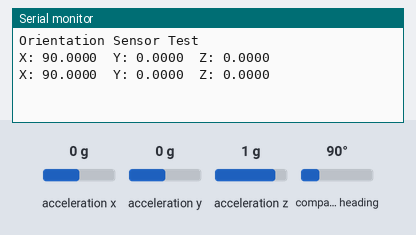
Simulated run of this sketch. Board: Arduino Uno, built with avr-gcc and run on an emulated ATmega328P. Shown: the last lines printed to the serial monitor. Inputs (shaded band) come from the test bench; at power-on: acceleration x 0 g, acceleration y 0 g, acceleration z 1 g, compass heading 90°.

Above: at 11.2 s.
11.3 s: acceleration x set to -1.4 g
At 12.6 s:
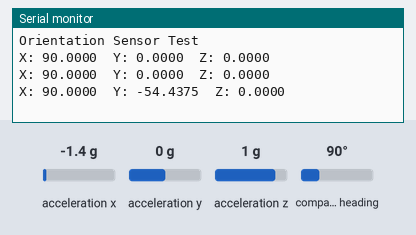
12.8 s: acceleration y set to -1.4 g
At 13.8 s:
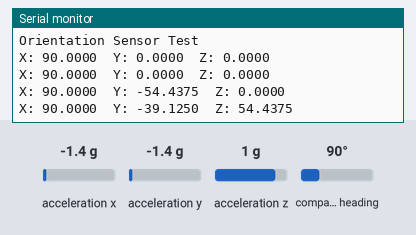
14.3 s: acceleration z set to -1.4 g
At 15.6 s:
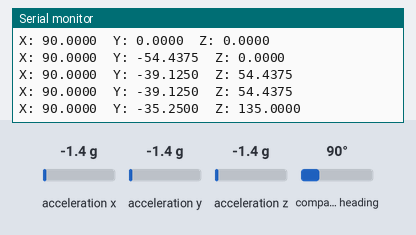
15.8 s: compass heading set to 7°
At 16.8 s:
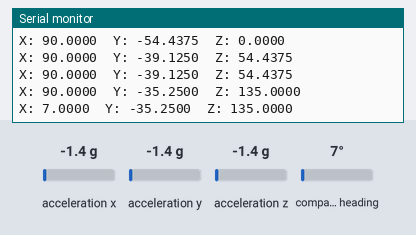
Timing chart, 0 to 18.3 s (numbered marks = the images above; inputs shaded):
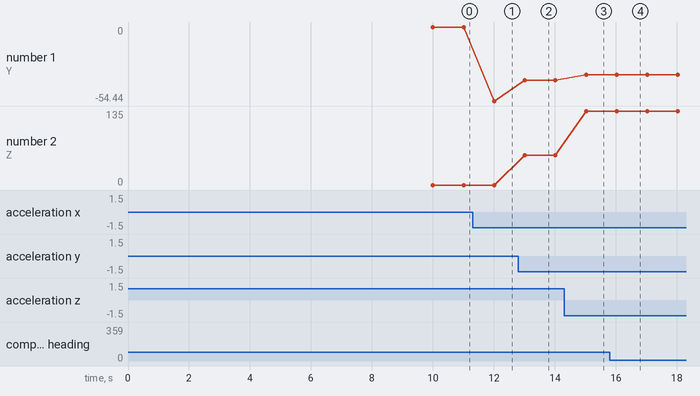

The sketch:

IMU_test_sketch.ino
```cpp
#include <Wire.h>
#include <Adafruit_Sensor.h>
#include <Adafruit_BNO055.h>
#include <utility/imumaths.h>

Adafruit_BNO055 bno = Adafruit_BNO055(55);

void setup(void)
{
  Serial.begin(9600);
  Serial.println("Orientation Sensor Test"); Serial.println("");

  /* Initialise the sensor */
  if(!bno.begin())
  {
    /* There was a problem detecting the BNO055 ..#include <Adafruit_Sensor.h>. check your  connections */
    Serial.print("Ooops, no BNO055 detected ... Check your wiring or I2C ADDR!");
    while(1);
  }

  delay(10000);

  bno.setExtCrystalUse(true);
}

void loop(void)
{
  /* Get a new sensor event */
  sensors_event_t event;
  bno.getEvent(&event);

  /* Display the floating point data */
  Serial.print("X: ");
  Serial.print(event.orientation.x, 4);
  Serial.print("\tY: ");
  Serial.print(event.orientation.y, 4);
  Serial.print("\tZ: ");
  Serial.print(event.orientation.z, 4);
  Serial.println("");

  delay(1000);
}
```

imumaths.h
```cpp
// (licence header left out)
#ifndef IMUMATH_H
#define IMUMATH_H


#include "vector.h"
#include "matrix.h"
#include "quaternion.h"


#endif
```

matrix.h
```cpp
// (licence header left out)
#ifndef IMUMATH_MATRIX_HPP
#define IMUMATH_MATRIX_HPP

#include <string.h>
#include <stdint.h>

#include "vector.h"

namespace imu
{


template <uint8_t N> class Matrix
{
public:
    Matrix()
    {
        memset(_cell_data, 0, N*N*sizeof(double));
    }

    Matrix(const Matrix &m)
    {
        for (int ij = 0; ij < N*N; ++ij)
        {
            _cell_data[ij] = m._cell_data[ij];
        }
    }

    ~Matrix()
    {
    }

    Matrix& operator=(const Matrix& m)
    {
        for (int ij = 0; ij < N*N; ++ij)
        {
            _cell_data[ij] = m._cell_data[ij];
        }
        return *this;
    }

    Vector<N> row_to_vector(int i) const
    {
        Vector<N> ret;
        for (int j = 0; j < N; j++)
        {
            ret[j] = cell(i, j);
        }
        return ret;
    }

    Vector<N> col_to_vector(int j) const
    {
        Vector<N> ret;
        for (int i = 0; i < N; i++)
        {
            ret[i] = cell(i, j);
        }
        return ret;
    }

    void vector_to_row(const Vector<N>& v, int i)
    {
        for (int j = 0; j < N; j++)
        {
            cell(i, j) = v[j];
        }
    }

    void vector_to_col(const Vector<N>& v, int j)
    {
        for (int i = 0; i < N; i++)
        {
            cell(i, j) = v[i];
        }
    }

    double operator()(int i, int j) const
    {
        return cell(i, j);
    }
    double& operator()(int i, int j)
    {
        return cell(i, j);
    }

    double cell(int i, int j) const
    {
        return _cell_data[i*N+j];
    }
    double& cell(int i, int j)
    {
        return _cell_data[i*N+j];
    }


    Matrix operator+(const Matrix& m) const
    {
        Matrix ret;
        for (int ij = 0; ij < N*N; ++ij)
        {
            ret._cell_data[ij] = _cell_data[ij] + m._cell_data[ij];
        }
        return ret;
    }

    Matrix operator-(const Matrix& m) const
    {
        Matrix ret;
        for (int ij = 0; ij < N*N; ++ij)
        {
            ret._cell_data[ij] = _cell_data[ij] - m._cell_data[ij];
        }
        return ret;
    }

    Matrix operator*(double scalar) const
    {
        Matrix ret;
        for (int ij = 0; ij < N*N; ++ij)
        {
            ret._cell_data[ij] = _cell_data[ij] * scalar;
        }
        return ret;
    }

    Matrix operator*(const Matrix& m) const
    {
        Matrix ret;
        for (int i = 0; i < N; i++)
        {
            Vector<N> row = row_to_vector(i);
            for (int j = 0; j < N; j++)
            {
                ret(i, j) = row.dot(m.col_to_vector(j));
            }
        }
        return ret;
    }

    Matrix transpose() const
    {
        Matrix ret;
        for (int i = 0; i < N; i++)
        {
            for (int j = 0; j < N; j++)
            {
                ret(j, i) = cell(i, j);
            }
        }
        return ret;
    }

    Matrix<N-1> minor_matrix(int row, int col) const
    {
        Matrix<N-1> ret;
        for (int i = 0, im = 0; i < N; i++)
        {
            if (i == row)
                continue;

            for (int j = 0, jm = 0; j < N; j++)
            {
                if (j != col)
                {
                    ret(im, jm++) = cell(i, j);
                }
            }
            im++;
        }
        return ret;
    }

    double determinant() const
    {
        // specialization for N == 1 given below this class
        double det = 0.0, sign = 1.0;
        for (int i = 0; i < N; ++i, sign = -sign)
            det += sign * cell(0, i) * minor_matrix(0, i).determinant();
        return det;
    }

    Matrix invert() const
    {
        Matrix ret;
        double det = determinant();

        for (int i = 0; i < N; i++)
        {
            for (int j = 0; j < N; j++)
            {
                ret(i, j) = minor_matrix(j, i).determinant() / det;
                if ((i+j)%2 == 1)
                    ret(i, j) = -ret(i, j);
            }
        }
        return ret;
    }

    double trace() const
    {
        double tr = 0.0;
        for (int i = 0; i < N; ++i)
            tr += cell(i, i);
        return tr;
    }

private:
    double _cell_data[N*N];
};


template<>
inline double Matrix<1>::determinant() const
{
    return cell(0, 0);
}

};

#endif
```

quaternion.h
```cpp
// (licence header left out)
#ifndef IMUMATH_QUATERNION_HPP
#define IMUMATH_QUATERNION_HPP

#include <stdlib.h>
#include <string.h>
#include <stdint.h>
#include <math.h>

#include "matrix.h"


namespace imu
{

class Quaternion
{
public:
    Quaternion(): _w(1.0), _x(0.0), _y(0.0), _z(0.0) {}

    Quaternion(double w, double x, double y, double z):
        _w(w), _x(x), _y(y), _z(z) {}

    Quaternion(double w, Vector<3> vec):
        _w(w), _x(vec.x()), _y(vec.y()), _z(vec.z()) {}

    double& w()
    {
        return _w;
    }
    double& x()
    {
        return _x;
    }
    double& y()
    {
        return _y;
    }
    double& z()
    {
        return _z;
    }

    double w() const
    {
        return _w;
    }
    double x() const
    {
        return _x;
    }
    double y() const
    {
        return _y;
    }
    double z() const
    {
        return _z;
    }

    double magnitude() const
    {
        return sqrt(_w*_w + _x*_x + _y*_y + _z*_z);
    }

    void normalize()
    {
        double mag = magnitude();
        *this = this->scale(1/mag);
    }

    Quaternion conjugate() const
    {
        return Quaternion(_w, -_x, -_y, -_z);
    }

    void fromAxisAngle(const Vector<3>& axis, double theta)
    {
        _w = cos(theta/2);
        //only need to calculate sine of half theta once
        double sht = sin(theta/2);
        _x = axis.x() * sht;
        _y = axis.y() * sht;
        _z = axis.z() * sht;
    }

    void fromMatrix(const Matrix<3>& m)
    {
        double tr = m.trace();

        double S;
        if (tr > 0)
        {
            S = sqrt(tr+1.0) * 2;
            _w = 0.25 * S;
            _x = (m(2, 1) - m(1, 2)) / S;
            _y = (m(0, 2) - m(2, 0)) / S;
            _z = (m(1, 0) - m(0, 1)) / S;
        }
        else if (m(0, 0) > m(1, 1) && m(0, 0) > m(2, 2))
        {
            S = sqrt(1.0 + m(0, 0) - m(1, 1) - m(2, 2)) * 2;
            _w = (m(2, 1) - m(1, 2)) / S;
            _x = 0.25 * S;
            _y = (m(0, 1) + m(1, 0)) / S;
            _z = (m(0, 2) + m(2, 0)) / S;
        }
        else if (m(1, 1) > m(2, 2))
        {
            S = sqrt(1.0 + m(1, 1) - m(0, 0) - m(2, 2)) * 2;
            _w = (m(0, 2) - m(2, 0)) / S;
            _x = (m(0, 1) + m(1, 0)) / S;
            _y = 0.25 * S;
            _z = (m(1, 2) + m(2, 1)) / S;
        }
        else
        {
            S = sqrt(1.0 + m(2, 2) - m(0, 0) - m(1, 1)) * 2;
            _w = (m(1, 0) - m(0, 1)) / S;
            _x = (m(0, 2) + m(2, 0)) / S;
            _y = (m(1, 2) + m(2, 1)) / S;
            _z = 0.25 * S;
        }
    }

    void toAxisAngle(Vector<3>& axis, double& angle) const
    {
        double sqw = sqrt(1-_w*_w);
        if (sqw == 0) //it's a singularity and divide by zero, avoid
            return;

        angle = 2 * acos(_w);
        axis.x() = _x / sqw;
        axis.y() = _y / sqw;
        axis.z() = _z / sqw;
    }

    Matrix<3> toMatrix() const
    {
        Matrix<3> ret;
        ret.cell(0, 0) = 1 - 2*_y*_y - 2*_z*_z;
        ret.cell(0, 1) = 2*_x*_y - 2*_w*_z;
        ret.cell(0, 2) = 2*_x*_z + 2*_w*_y;

        ret.cell(1, 0) = 2*_x*_y + 2*_w*_z;
        ret.cell(1, 1) = 1 - 2*_x*_x - 2*_z*_z;
        ret.cell(1, 2) = 2*_y*_z - 2*_w*_x;

        ret.cell(2, 0) = 2*_x*_z - 2*_w*_y;
        ret.cell(2, 1) = 2*_y*_z + 2*_w*_x;
        ret.cell(2, 2) = 1 - 2*_x*_x - 2*_y*_y;
        return ret;
    }


    // Returns euler angles that represent the quaternion.  Angles are
    // returned in rotation order and right-handed about the specified
    // axes:
    //
    //   v[0] is applied 1st about z (ie, roll)
    //   v[1] is applied 2nd about y (ie, pitch)
    //   v[2] is applied 3rd about x (ie, yaw)
    //
    // Note that this means result.x() is not a rotation about x;
    // similarly for result.z().
    //
    Vector<3> toEuler() const
    {
        Vector<3> ret;
        double sqw = _w*_w;
        double sqx = _x*_x;
        double sqy = _y*_y;
        double sqz = _z*_z;

        ret.x() = atan2(2.0*(_x*_y+_z*_w),(sqx-sqy-sqz+sqw));
        ret.y() = asin(-2.0*(_x*_z-_y*_w)/(sqx+sqy+sqz+sqw));
        ret.z() = atan2(2.0*(_y*_z+_x*_w),(-sqx-sqy+sqz+sqw));

        return ret;
    }

    Vector<3> toAngularVelocity(double dt) const
    {
        Vector<3> ret;
        Quaternion one(1.0, 0.0, 0.0, 0.0);
        Quaternion delta = one - *this;
        Quaternion r = (delta/dt);
        r = r * 2;
        r = r * one;

        ret.x() = r.x();
        ret.y() = r.y();
        ret.z() = r.z();
        return ret;
    }

    Vector<3> rotateVector(const Vector<2>& v) const
    {
        return rotateVector(Vector<3>(v.x(), v.y()));
    }

    Vector<3> rotateVector(const Vector<3>& v) const
    {
        Vector<3> qv(_x, _y, _z);
        Vector<3> t = qv.cross(v) * 2.0;
        return v + t*_w + qv.cross(t);
    }


    Quaternion operator*(const Quaternion& q) const
    {
        return Quaternion(
            _w*q._w - _x*q._x - _y*q._y - _z*q._z,
            _w*q._x + _x*q._w + _y*q._z - _z*q._y,
            _w*q._y - _x*q._z + _y*q._w + _z*q._x,
            _w*q._z + _x*q._y - _y*q._x + _z*q._w
        );
    }

    Quaternion operator+(const Quaternion& q) const
    {
        return Quaternion(_w + q._w, _x + q._x, _y + q._y, _z + q._z);
    }

    Quaternion operator-(const Quaternion& q) const
    {
        return Quaternion(_w - q._w, _x - q._x, _y - q._y, _z - q._z);
    }

    Quaternion operator/(double scalar) const
    {
        return Quaternion(_w / scalar, _x / scalar, _y / scalar, _z / scalar);
    }

    Quaternion operator*(double scalar) const
    {
        return scale(scalar);
    }

    Quaternion scale(double scalar) const
    {
        return Quaternion(_w * scalar, _x * scalar, _y * scalar, _z * scalar);
    }

private:
    double _w, _x, _y, _z;
};

} // namespace

#endif
```

vector.h
```cpp
// (licence header left out)
#ifndef IMUMATH_VECTOR_HPP
#define IMUMATH_VECTOR_HPP

#include <string.h>
#include <stdint.h>
#include <math.h>


namespace imu
{

template <uint8_t N> class Vector
{
public:
    Vector()
    {
        memset(p_vec, 0, sizeof(double)*N);
    }

    Vector(double a)
    {
        memset(p_vec, 0, sizeof(double)*N);
        p_vec[0] = a;
    }

    Vector(double a, double b)
    {
        memset(p_vec, 0, sizeof(double)*N);
        p_vec[0] = a;
        p_vec[1] = b;
    }

    Vector(double a, double b, double c)
    {
        memset(p_vec, 0, sizeof(double)*N);
        p_vec[0] = a;
        p_vec[1] = b;
        p_vec[2] = c;
    }

    Vector(double a, double b, double c, double d)
    {
        memset(p_vec, 0, sizeof(double)*N);
        p_vec[0] = a;
        p_vec[1] = b;
        p_vec[2] = c;
        p_vec[3] = d;
    }

    Vector(const Vector<N> &v)
    {
        for (int x = 0; x < N; x++)
            p_vec[x] = v.p_vec[x];
    }

    ~Vector()
    {
    }

    uint8_t n() { return N; }

    double magnitude() const
    {
        double res = 0;
        for (int i = 0; i < N; i++)
            res += p_vec[i] * p_vec[i];

        return sqrt(res);
    }

    void normalize()
    {
        double mag = magnitude();
        if (isnan(mag) || mag == 0.0)
            return;

        for (int i = 0; i < N; i++)
            p_vec[i] /= mag;
    }

    double dot(const Vector& v) const
    {
        double ret = 0;
        for (int i = 0; i < N; i++)
            ret += p_vec[i] * v.p_vec[i];

        return ret;
    }

    // The cross product is only valid for vectors with 3 dimensions,
    // with the exception of higher dimensional stuff that is beyond
    // the intended scope of this library.
    // Only a definition for N==3 is given below this class, using
    // cross() with another value for N will result in a link error.
    Vector cross(const Vector& v) const;

    Vector scale(double scalar) const
    {
        Vector ret;
        for(int i = 0; i < N; i++)
            ret.p_vec[i] = p_vec[i] * scalar;
        return ret;
    }

    Vector invert() const
    {
        Vector ret;
        for(int i = 0; i < N; i++)
            ret.p_vec[i] = -p_vec[i];
        return ret;
    }

    Vector& operator=(const Vector& v)
    {
        for (int x = 0; x < N; x++ )
            p_vec[x] = v.p_vec[x];
        return *this;
    }

    double& operator [](int n)
    {
        return p_vec[n];
    }

    double operator [](int n) const
    {
        return p_vec[n];
    }

    double& operator ()(int n)
    {
        return p_vec[n];
    }

    double operator ()(int n) const
    {
        return p_vec[n];
    }

    Vector operator+(const Vector& v) const
    {
        Vector ret;
        for(int i = 0; i < N; i++)
            ret.p_vec[i] = p_vec[i] + v.p_vec[i];
        return ret;
    }

    Vector operator-(const Vector& v) const
    {
        Vector ret;
        for(int i = 0; i < N; i++)
            ret.p_vec[i] = p_vec[i] - v.p_vec[i];
        return ret;
    }

    Vector operator * (double scalar) const
    {
        return scale(scalar);
    }

    Vector operator / (double scalar) const
    {
        Vector ret;
        for(int i = 0; i < N; i++)
            ret.p_vec[i] = p_vec[i] / scalar;
        return ret;
    }

    void toDegrees()
    {
        for(int i = 0; i < N; i++)
            p_vec[i] *= 57.2957795131; //180/pi
    }

    void toRadians()
    {
        for(int i = 0; i < N; i++)
            p_vec[i] *= 0.01745329251;  //pi/180
    }

    double& x() { return p_vec[0]; }
    double& y() { return p_vec[1]; }
    double& z() { return p_vec[2]; }
    double x() const { return p_vec[0]; }
    double y() const { return p_vec[1]; }
    double z() const { return p_vec[2]; }


private:
    double p_vec[N];
};


template <>
inline Vector<3> Vector<3>::cross(const Vector& v) const
{
    return Vector(
        p_vec[1] * v.p_vec[2] - p_vec[2] * v.p_vec[1],
        p_vec[2] * v.p_vec[0] - p_vec[0] * v.p_vec[2],
        p_vec[0] * v.p_vec[1] - p_vec[1] * v.p_vec[0]
    );
}

} // namespace

#endif
```

Measured:
- after the input at 11.3 s, the serial monitor: prints a new line after 0.71 s (image 1)
- after the input at 12.8 s, the serial monitor: prints a new line after 0.21 s (image 2)
- after the input at 14.3 s, the serial monitor: prints a new line after 0.72 s (image 3)
- after the input at 15.8 s, the serial monitor: prints a new line after 0.22 s (image 4)
- plotted number 1: 0 → -54.44 after the input at 11.3 s, -54.44 → -39.12 after the input at 12.8 s, -39.12 → -35.25 after the input at 14.3 s
- plotted number 2: 0 → 54.44 after the input at 12.8 s, 54.44 → 135 after the input at 14.3 s
